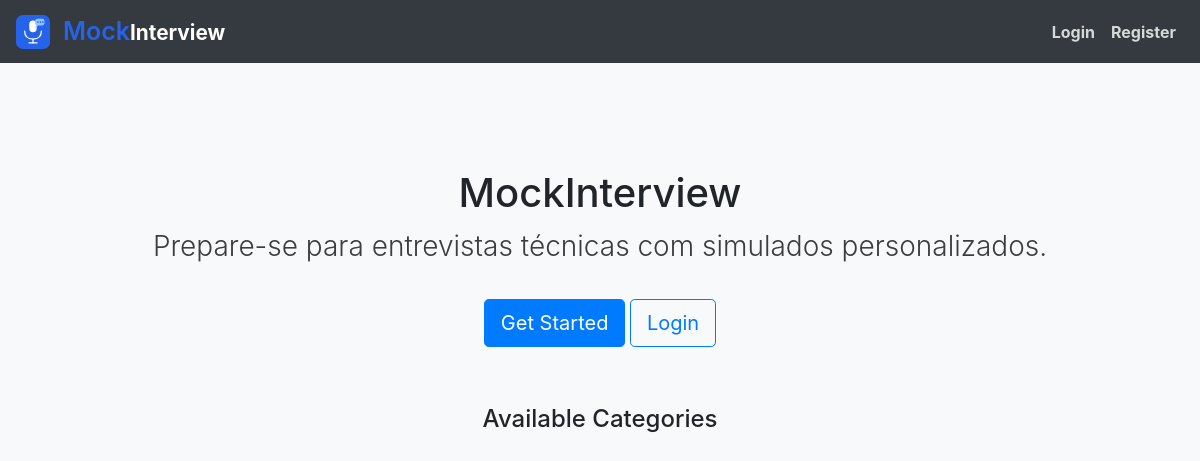
The app's page /, older data.
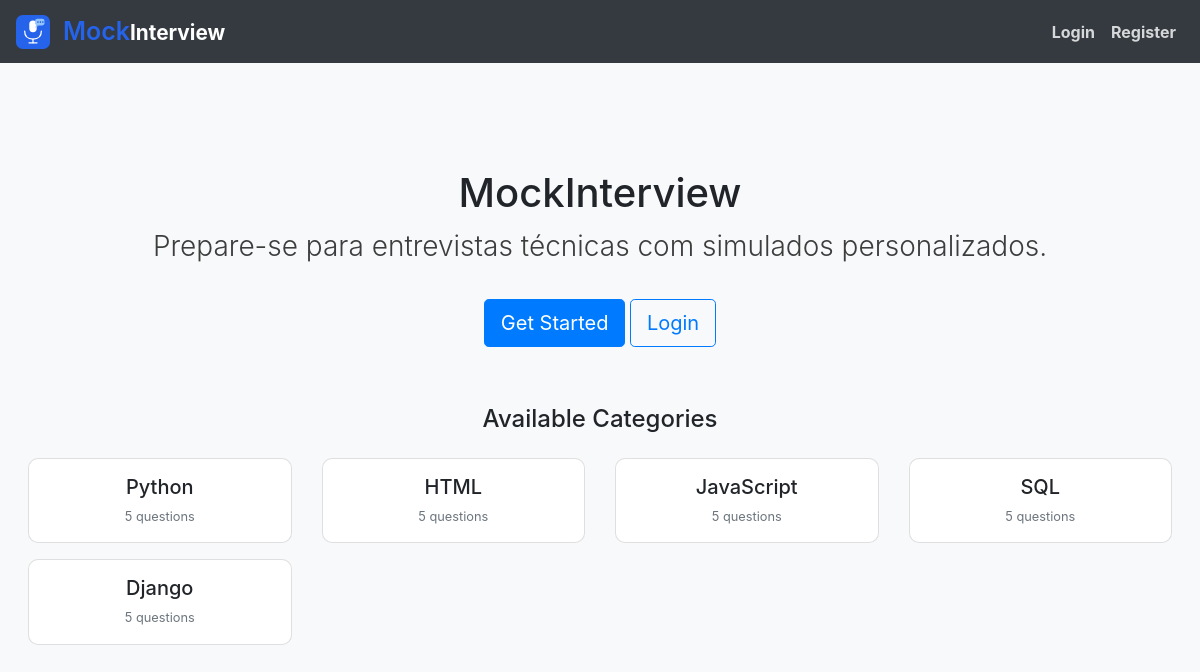
The same page, newer data.
### interviews/models.py (models this page shows, shortened)
class Category(models.Model):
    name = models.CharField(max_length=64)
    icon = models.CharField(max_length=64, blank=True)

### interviews/views.py (the view)
# urls.py: path('', views.index, name='index'),
def index(request):
    return render(request, 'interviews/index.html', {
        'categories': Category.objects.all()
    })

### interviews/templates/interviews/index.html (shortened to what this page needs)
{% extends "interviews/layout.html" %}
{% load static %}
{% block body %}
<div class="text-center mt-5">
    <h1>MockInterview</h1>
    <p class="lead" style="font-size: 28px;color: rgb(61, 61, 61);">Prepare-se para entrevistas técnicas com simulados personalizados.</p>
    {% if user.is_authenticated %}
        <a href="{% url 'interviews:new_exam' %}" class="btn btn-primary btn-lg mt-3">Start New Exam</a>
        <a href="{% url 'interviews:history' %}" class="btn btn-outline-secondary btn-lg mt-3">My History</a>
    {% else %}
        <a href="{% url 'interviews:register' %}" class="btn btn-primary btn-lg mt-3">Get Started</a>
        <a href="{% url 'interviews:login' %}" class="btn btn-outline-primary btn-lg mt-3">Login</a>
    {% endif %}
</div>
<div class="row mt-5">
    <div class="col-12" style="text-align: center; margin-top: 10px;">
        <h4>Available Categories</h4>
    </div>
    {% for category in categories %}
    <div class="col-md-3 mt-3">
        <div class="card text-center p-3">
            <h5>{{ category.name }}</h5>
            <small class="text-muted">{{ category.questions.count }} questions</small>
        </div>
    </div>
    {% endfor %}
</div>
{% endblock %}

### interviews/templates/interviews/layout.html (shortened to what this page needs)
{% load static %}
<!DOCTYPE html>
<html lang="en">
<head>
    <link rel="stylesheet" href="https://stackpath.bootstrapcdn.com/bootstrap/4.4.1/css/bootstrap.min.css">
    <link rel="stylesheet" href="{% static 'interviews/styles.css' %}">
</head>
<body>
    <header class="header">
        <div class="header-container">
            <nav class="navbar navbar-expand-lg navbar-dark">
                <a class="navbar-brand d-flex align-items-center" href="#" style="gap: 8px;">
                    <span style="color: white; margin-left: 5px;"><span style="color:#2563EB; font-weight:600; font-size: larger;">Mock</span>Interview</span>
                </a>
                <div class="collapse navbar-collapse" id="navbarNav">
                    <div class="navbar-nav ml-auto">
                        {% if user.is_authenticated %}
                            <a class="nav-link" href="{% url 'interviews:new_exam' %}">New Exam</a>
                            <a class="nav-link" href="{% url 'interviews:history' %}">History</a>
                            <a class="nav-link" href="{% url 'interviews:stats' %}">Stats</a>
                            <a class="nav-link" href="{% url 'interviews:logout' %}">Logout ({{ user.username }})</a>
                        {% else %}
                            <a class="nav-link" href="{% url 'interviews:login' %}">Login</a>
                            <a class="nav-link" href="{% url 'interviews:register' %}">Register</a>
                        {% endif %}
                    </div>
                </div>
            </nav>
        </div>
    </header>
    <div style="display: flex; width: 100%; justify-content: center; margin-top: 30px;">
        <div style="display: flex; flex-direction: column; width: 100%; max-width: 1400px; min-height: 80vh; padding: 28px;">
            {% block body %}{% endblock %}
        </div>
    </div>
</body>
</html>

### interviews/static/interviews/styles.css (style rules this page uses)
body { background-color: #f8f9fa; }
.card { border-radius: 10px; }
.navbar-brand { font-weight: bold; font-size: 1.3rem; }

### interviews/templates/interviews/layout.html (style rules this page uses)
.header { background-color: #343a40; width: 100%; }
.header-container { max-width: 1400px; margin: 0 auto; width: 100%; }
.navbar-nav .nav-link { font-weight: bolder; color: rgba(255, 255, 255, 0.8) !important; }

Row changes from the older to the newer data that the page shows:
added Category: name "Python", questions.count "5"
added Category: name "HTML", questions.count "5"
added Category: name "JavaScript", questions.count "5"
added Category: name "SQL", questions.count "5"
added Category: name "Django", questions.count "5"
